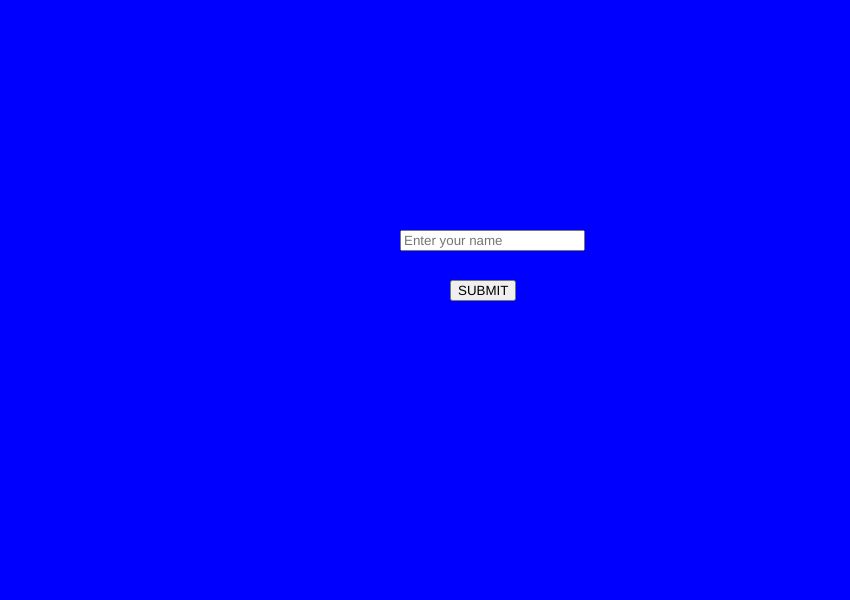
Frame 1 (no input)
Frame 60 (no input): identical to frame 1, image omitted
Frame 120 (the mouse pressed at the canvas centre since frame 60): identical to frame 1, image omitted

The p5.js sketch that drew this single still picture (run headless with seeded random() and noise() and a simulated clock; from frame 60 on, the mouse is pressed at the canvas centre):

// p5.js sketch
// ── sketch.js


function setup(){
  createCanvas(850,600);
  input=createInput().attribute("placeholder", "Enter your name ")
  input.position(400,230)
  bP=createButton("SUBMIT")
  bP.position(450,280)
  bP.mousePressed(logic)
  
  
  
  }
  function draw(){
  background("blue");
  
    
  }
  function logic(){
  input.hide()
  bP.hide()
  H=createElement("h1")
  H.html("Hello! "+input.value() )
  H.position(425,10)
  A=createElement("h1")
  A.html("Let`s see if you can answer these ")
  A.position(300,50)
  B=createElement("h1")
  B.html("Questions ")
  B.position(425,100)
  C=createElement("h2")
  C.html("Q1) Who is the president of Zimbave")
  C.position(50,200)
  D=createElement("h2")
  D.html("a) Joe Bieden")
  D.position(50,250)
  E=createElement("h2")
  E.html("b) Denis Sassou Nguesso")
  E.position(50,300)
  G=createElement("h2")
  G.html("c) Emmerson Mnangagwa")
  G.position(50,350)
  I=createElement("h2")
  I.html("d) Miloš Zeman")
  I.position(50,400)
  bp=createButton("SUBMIT")
  bp.position(100,550)
  bp.mousePressed(logic2)
  output=createInput().attribute("placeholder", "Enter the correct option")
  output.position(400,550)
  }
  function logic2(){
  H.hide()
  A.hide()
  B.hide()
  C.hide()
  D.hide()
  E.hide()
  G.hide()
  I.hide()
  bp.hide()
  output.hide()
  W=createElement("h1")
  W.html("YOUR ANSWERS")
  W.position(100,100)
  Q=createElement("h2")
  Q.html("Q1) "+output.value())
  Q.position(100,150)
  S=createElement("h1")
  S.html("CORRECT ANSWERS")
  S.position(100,300)
  E=createElement("h2")
  E.html("Q1) c")
  E.position(100,400)
  D=createElement("h1")
  D.html("THANK YOU FOR ATTENDING OUR QUIZ")
  D.position(50,500)
  }
  
  
  
